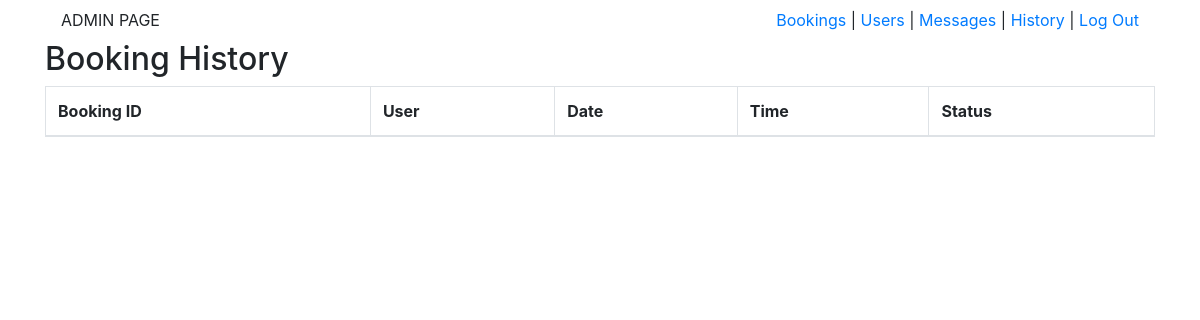
/admin/history.php, run on an earlier commit of the app's database.
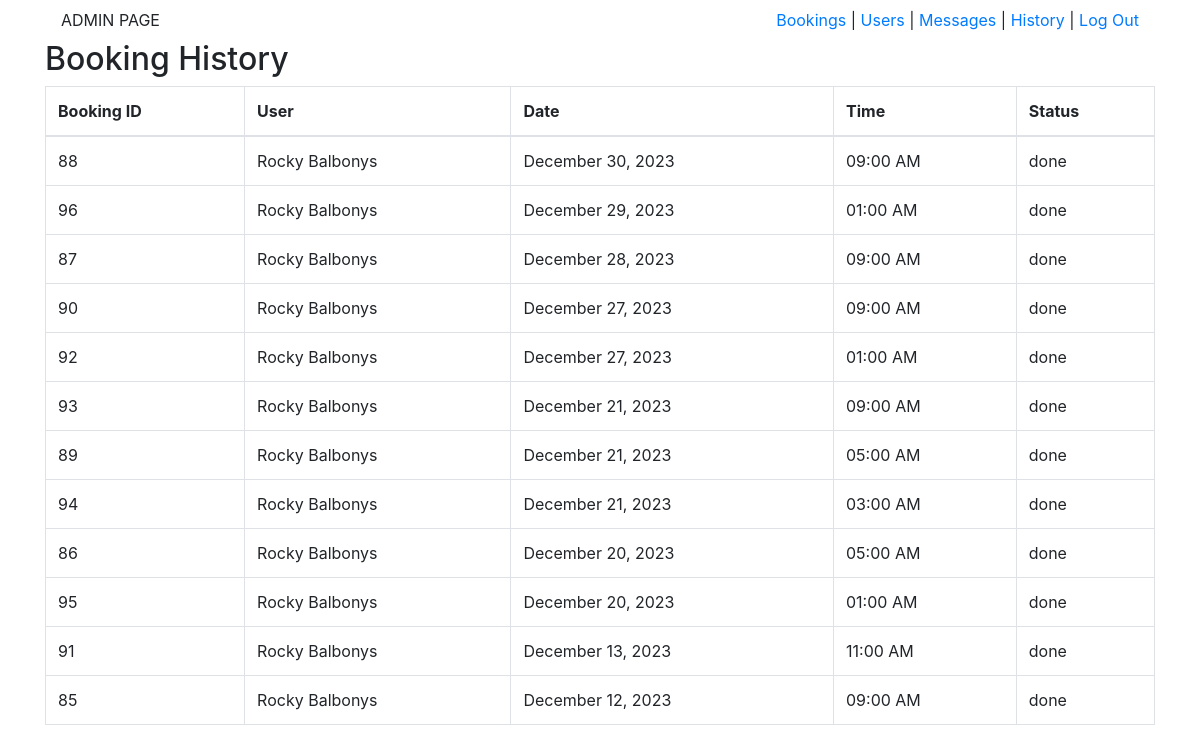
And on a later commit of the database.
### tables this page shows
CREATE TABLE `tbl_history` (
  `booking_id` int DEFAULT NULL,
  `booking_user` int DEFAULT NULL,
  `booking_service` int DEFAULT NULL,
  `booking_date` date DEFAULT NULL,
  `booking_time` time DEFAULT NULL,
  `booking_status` int DEFAULT NULL
);

CREATE TABLE `tbl_users` (
  `user_id` int NOT NULL,
  `user_email` varchar(50) NOT NULL,
  `user_password` varchar(60) NOT NULL,
  `user_firstname` varchar(50) NOT NULL,
  `user_lastname` varchar(50) NOT NULL,
  `user_gender` varchar(10) NOT NULL,
  `user_phonenumber` varchar(11) NOT NULL
);

CREATE TABLE `tbl_booking_status` (
  `booking_status_id` int NOT NULL,
  `booking_status` varchar(11) NOT NULL
);

### admin/history.php (the view, shortened to what this page needs)
<?php
    include "connection.php";
?>
<!DOCTYPE html>
<html lang="en">
<head>
    <link href="https://stackpath.bootstrapcdn.com/bootstrap/4.5.2/css/bootstrap.min.css" rel="stylesheet">
</head>
<body>
    <div class="container">
             <nav class="navbar">
                <div class="nav-item">ADMIN PAGE</div>
                <div class="nav-item"><a href  ="adminpage.php">Bookings</a> | <a href  ="users.php">Users</a> | <a href  ="messages.php">Messages</a> | <a href  ="history.php">History</a> | <a href="logout.php">Log Out</a></div>
            </nav>
            <div class="h2">
                Booking History
            </div>
            <div>
            <?php
    $selectAllAppointments = "SELECT * FROM tbl_history
    JOIN tbl_users ON tbl_history.booking_user = tbl_users.user_id
    JOIN tbl_booking_status ON tbl_history.booking_status = tbl_booking_status.booking_status_id
    ORDER BY tbl_history.booking_date DESC, tbl_history.booking_time DESC;";
    $query = mysqli_query($conn, $selectAllAppointments);
    if (!$query) {
        echo "Error fetching appointments: " . mysqli_error($conn);
    } else {
        echo '<table class="table table-bordered" id="bookingTable">
                    <thead>
                        <tr>
                            <th>Booking ID</th>
                            <th>User</th>
                            <th>Date</th>
                            <th>Time</th>
                            <th>Status</th>
                        </tr>
                    </thead>
                    <tbody>';
        while ($row = mysqli_fetch_array($query)) {
            echo '<tr data-booking-id="' . $row["booking_id"] . '">';
            echo '<td>' . $row["booking_id"] .  '</td>';
            echo '<td>' . $row["user_firstname"] . " " . $row["user_lastname"] . '</td>';
            $formattedDate = date('F j, Y', strtotime($row["booking_date"]));
            echo '<td>' .  $formattedDate . '</td>';
            $formattedTime = date('h:i A', strtotime($row["booking_time"]));
            echo '<td>' . $formattedTime . '</td>';
            echo '<td>' . $row["booking_status"] . '</td>';
            echo '</tr>';
        }
        echo '</tbody></table>';
    }
?>
            </div>
    </div>
</body>
</html>

What changed in the data, as far as the page shows it:
added tbl_history: booking_id "88", tbl_users.user_firstname "Rocky", tbl_users.user_lastname "Balbonys", booking_date "December 30, 2023", booking_time "09:00 AM", tbl_booking_status.booking_status "done"
added tbl_history: booking_id "96", tbl_users.user_firstname "Rocky", tbl_users.user_lastname "Balbonys", booking_date "December 29, 2023", booking_time "01:00 AM", tbl_booking_status.booking_status "done"
added tbl_history: booking_id "87", tbl_users.user_firstname "Rocky", tbl_users.user_lastname "Balbonys", booking_date "December 28, 2023", booking_time "09:00 AM", tbl_booking_status.booking_status "done"
added tbl_history: booking_id "90", tbl_users.user_firstname "Rocky", tbl_users.user_lastname "Balbonys", booking_date "December 27, 2023", booking_time "09:00 AM", tbl_booking_status.booking_status "done"
added tbl_history: booking_id "92", tbl_users.user_firstname "Rocky", tbl_users.user_lastname "Balbonys", booking_date "December 27, 2023", booking_time "01:00 AM", tbl_booking_status.booking_status "done"
added tbl_history: booking_id "93", tbl_users.user_firstname "Rocky", tbl_users.user_lastname "Balbonys", booking_date "December 21, 2023", booking_time "09:00 AM", tbl_booking_status.booking_status "done"
added tbl_history: booking_id "89", tbl_users.user_firstname "Rocky", tbl_users.user_lastname "Balbonys", booking_date "December 21, 2023", booking_time "05:00 AM", tbl_booking_status.booking_status "done"
added tbl_history: booking_id "94", tbl_users.user_firstname "Rocky", tbl_users.user_lastname "Balbonys", booking_date "December 21, 2023", booking_time "03:00 AM", tbl_booking_status.booking_status "done"
added tbl_history: booking_id "86", tbl_users.user_firstname "Rocky", tbl_users.user_lastname "Balbonys", booking_date "December 20, 2023", booking_time "05:00 AM", tbl_booking_status.booking_status "done"
added tbl_history: booking_id "95", tbl_users.user_firstname "Rocky", tbl_users.user_lastname "Balbonys", booking_date "December 20, 2023", booking_time "01:00 AM", tbl_booking_status.booking_status "done"
added tbl_history: booking_id "91", tbl_users.user_firstname "Rocky", tbl_users.user_lastname "Balbonys", booking_date "December 13, 2023", booking_time "11:00 AM", tbl_booking_status.booking_status "done"
added tbl_history: booking_id "85", tbl_users.user_firstname "Rocky", tbl_users.user_lastname "Balbonys", booking_date "December 12, 2023", booking_time "09:00 AM", tbl_booking_status.booking_status "done"
